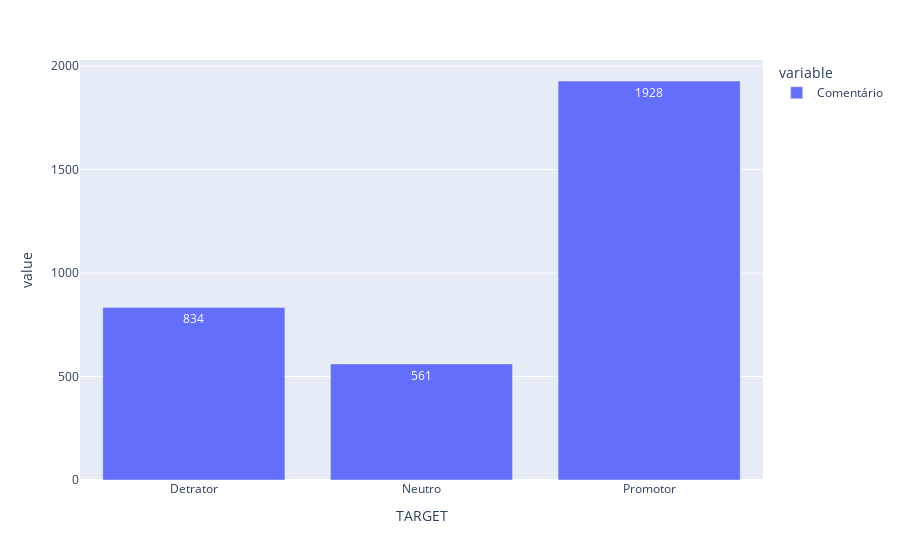

Notebook cell for this chart:
### Code cell
px.bar(df.groupby('TARGET').count()['Comentário'],  text_auto=True)

### Figure 1 — Plotly figure (JSON) as saved in the notebook; plotly's stock layout.template omitted (floating-point values rounded to 4 significant figures)
{"data": [{"alignmentgroup": "True", "hovertemplate": "variable=Comentário<br>TARGET=%{x}<br>value=%{y}<extra></extra>", "legendgroup": "Comentário", "marker": {"color": "#636efa", "pattern": {"shape": ""}}, "name": "Comentário", "offsetgroup": "Comentário", "orientation": "v", "showlegend": true, "textposition": "auto", "texttemplate": "%{y}", "type": "bar", "x": ["Detrator", "Neutro", "Promotor"], "xaxis": "x", "y": [834, 561, 1928], "yaxis": "y"}], "layout": {"barmode": "relative", "legend": {"title": {"text": "variable"}, "tracegroupgap": 0}, "margin": {"t": 60}, "xaxis": {"anchor": "y", "domain": [0, 1], "title": {"text": "TARGET"}}, "yaxis": {"anchor": "x", "domain": [0, 1], "title": {"text": "value"}}}}
